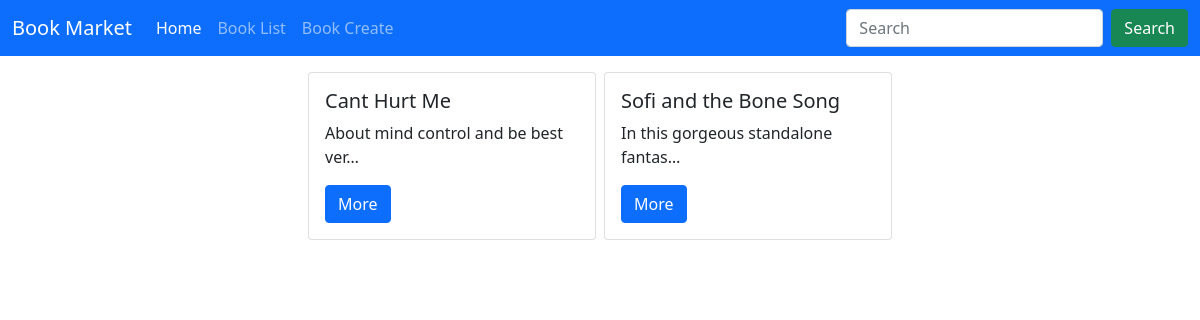
The page /books/ on the database its author committed.
### books/models.py (models this page shows, shortened)
class Book(models.Model):
    title = models.CharField(max_length=200)
    author = models.CharField(max_length=200)
    description = models.TextField()
    price = models.DecimalField(max_digits=5, decimal_places=2)
    cover = models.ImageField(upload_to='covers/', blank=True)
    def get_absolute_url(self):
        return reverse("book_detail", args={self.id})

### books/views.py (the view)
# urls.py: path('', BookListView.as_view(), name='book_list'),
class BookListView(generic.ListView):
    model = Book
    template_name = 'book_list.html'
    context_object_name = 'books'

### books/templates/book_list.html (shortened to what this page needs)
{% extends "_base.html" %}
{% block content %}
<div class="d-flex justify-content-center mt-3">
    {% for book in books %}
        <div class="card mx-1" style="width: 18rem;">
            <div class="card-body">
                <h5 class="card-title">{{ book.title|capfirst }}</h5>
                <p class="card-text">{{ book.description|truncatechars:35 }}</p>
                <a href="{{ book.get_absolute_url }}" class="btn btn-primary">More</a>
            </div>
        </div>
    {% endfor %}
</div>
{% endblock content %}

### rows shown on the page
Book: title "Cant Hurt Me", description "About mind control and be best ver…"
Book: title "Sofi and the Bone Song", description "In this gorgeous standalone fantas…"
